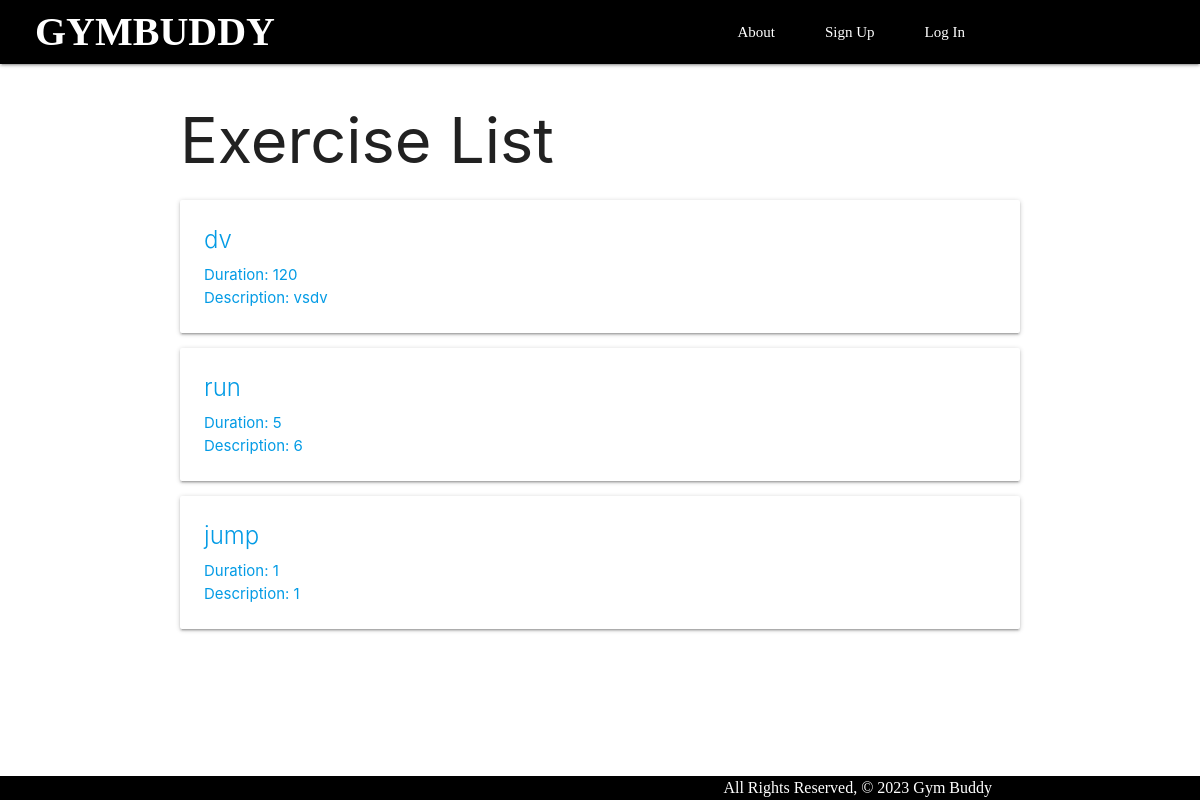
The page /exercises/ on the database its author committed.
### main_app/models.py (models this page shows, shortened)
class Exercise(models.Model):
    TypeOfWorkout = models.CharField(max_length=100)
    duration = models.IntegerField()
    description = models.TextField(max_length=250)

### main_app/views.py (the view)
# urls.py: path('exercises/', views.ExerciseList.as_view(), name='exercises_index'),
class ExerciseList(ListView):
  model = Exercise

### main_app/templates/main_app/exercise_list.html (shortened to what this page needs)
{% extends 'base.html' %} {% block content %}
<h1>Exercise List</h1>
{% for exercise in exercise_list %}
<div class="card">
  <a href="{% url 'exercises_detail' exercise.id %}">
    <div class="card-content">
      <span class="card-title"> {{exercise.TypeOfWorkout}} </span>
      <p>Duration: {{exercise.duration}}</p>
      <p>Description: {{exercise.description}}</p>
    </div>
  </div>
{% endfor %} {% endblock %}

### main_app/static/css/style.css (style rules this page uses)
body { display: flex; min-height: 100vh; flex-direction: column; }

### rows shown on the page
Exercise: TypeOfWorkout "dv", duration "120", description "vsdv"
Exercise: TypeOfWorkout "run", duration "5", description "6"
Exercise: TypeOfWorkout "jump", duration "1", description "1"
